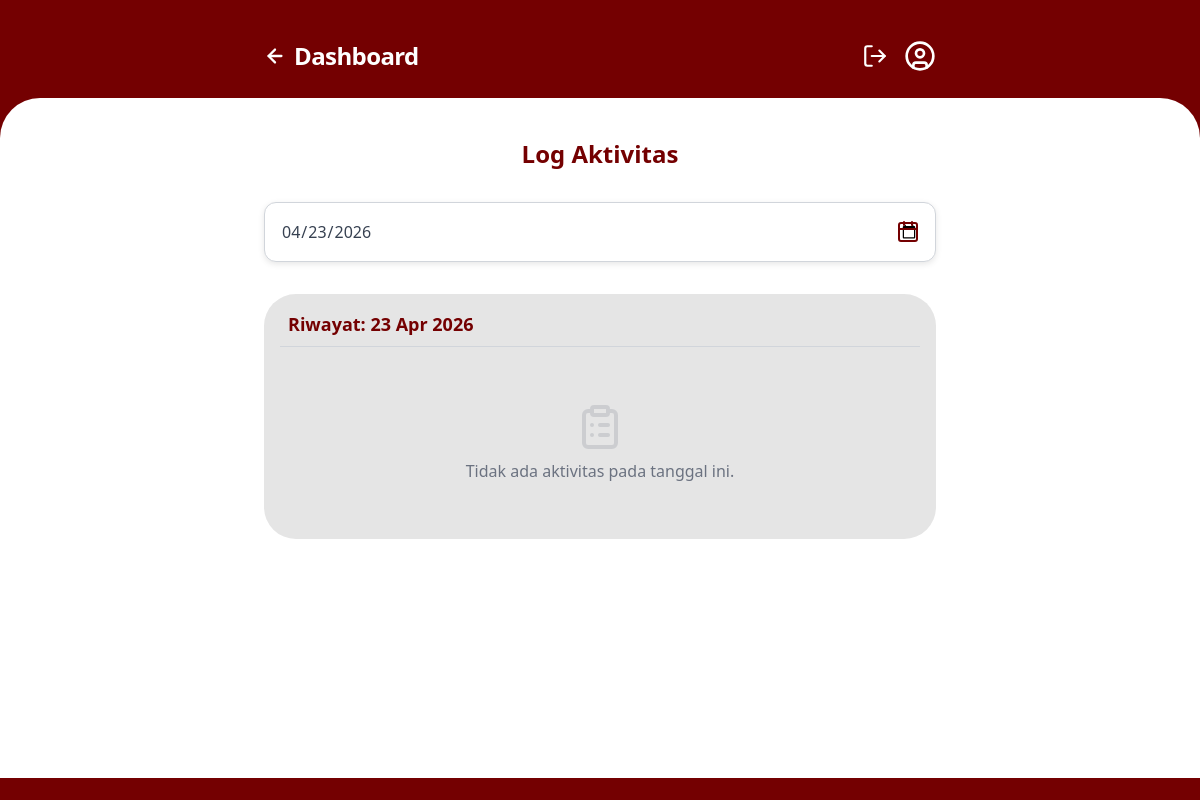
The app's page /log_aktivitas.php (signed in), older data.
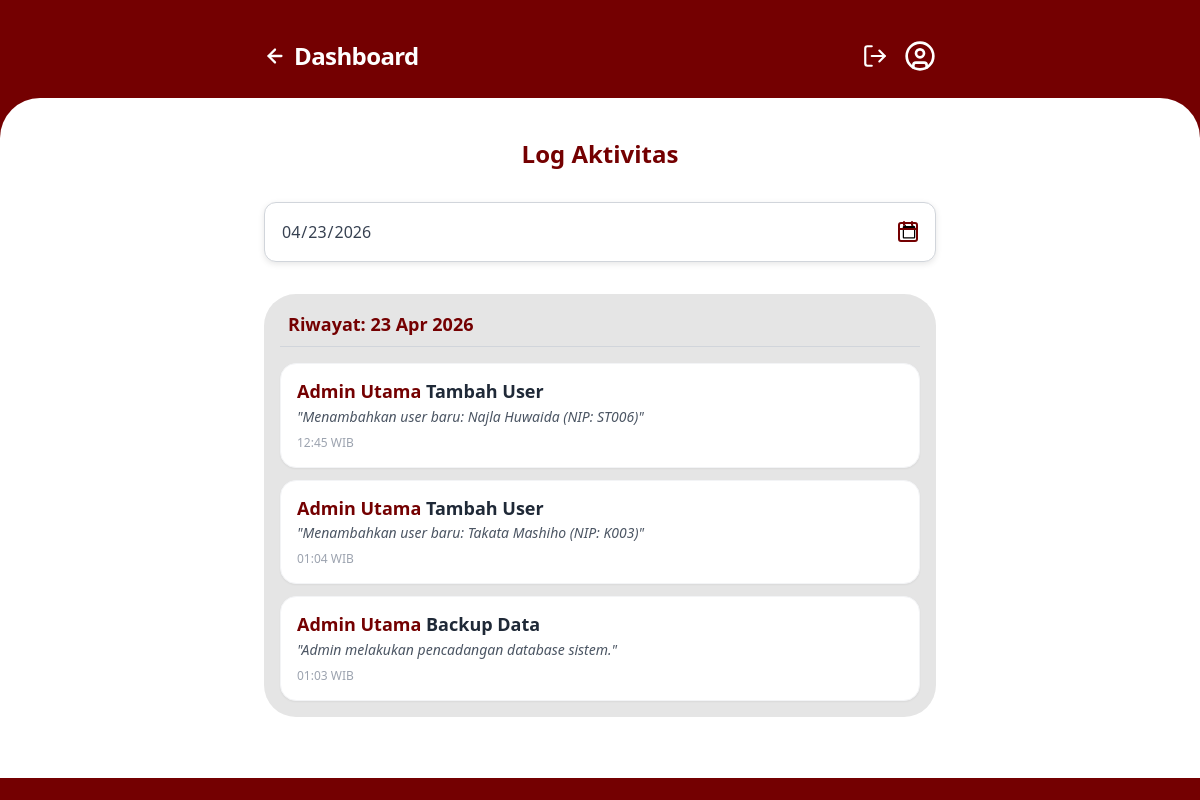
The same page, newer data.
### tables this page shows
CREATE TABLE `activity_logs` (
  `id` int(11) NOT NULL,
  `user_id` int(11) NOT NULL,
  `action` varchar(255) NOT NULL,
  `details` text DEFAULT NULL,
  `timestamp` datetime DEFAULT current_timestamp()
);

CREATE TABLE `users` (
  `id` int(11) NOT NULL,
  `nip` varchar(20) NOT NULL,
  `password` varchar(255) NOT NULL,
  `nama_lengkap` varchar(100) NOT NULL,
  `jabatan` enum('admin','staff','kepala','manajer','supervisor') NOT NULL,
  `email` varchar(100) NOT NULL,
  `no_telp` varchar(20) NOT NULL,
  `alamat` text NOT NULL
);

### log_aktivitas.php (the view, shortened to what this page needs)
<?php
include 'auth.php';
$filter_tgl = isset($_GET['filter_tanggal']) ? $_GET['filter_tanggal'] : date('Y-m-d');
$query_log = mysqli_query($conn, "
    SELECT activity_logs.*, users.nama_lengkap
    FROM activity_logs
    JOIN users ON activity_logs.user_id = users.id
    WHERE DATE(activity_logs.timestamp) = '$filter_tgl'
    ORDER BY activity_logs.timestamp DESC
");
?>
<!DOCTYPE html>
<html lang="id">
<head>
    <script src="https://cdn.tailwindcss.com"></script>
    <?php include 'ui_config.php'; ?>
</head>
<body class="font-sans bg-utama">
    <header class="px-6 pt-10 pb-4 text-white">
        <div class="flex justify-between items-center max-w-2xl mx-auto">
            <a href="dashboard_admin.php" class="flex items-center gap-2 hover:opacity-80 transition-all active:scale-95">
                <svg xmlns="http://www.w3.org/2000/svg" width="22" height="22" viewBox="0 0 24 24" fill="none" stroke="currentColor" stroke-width="2.5" stroke-linecap="round" stroke-linejoin="round">
                    <line x1="19" y1="12" x2="5" y2="12"></line>
                    <polyline points="12 19 5 12 12 5"></polyline>
                </svg>
                <h1 class="text-2xl font-bold tracking-tight">Dashboard</h1>
            </a>
            <div class="flex items-center gap-4">
                <a href="login.php" class="hover:opacity-80 transition-opacity active:scale-90">
                </a>
                <button class="hover:opacity-80 transition-opacity active:scale-90">
                </button>
            </div>
        </div>
    </header>
    <main class="bg-white rounded-t-[40px] mt-[10px] min-h-[calc(100vh-120px)] px-4 pt-10 pb-10">
        <div class="max-w-2xl mx-auto">
            <h2 class="text-center text-utama text-2xl font-bold mb-8">Log Aktivitas</h2>
            <form method="GET" action="" class="mb-8 max-w-2xl mx-auto">
                <div class="relative group">
                    <input type="date" name="filter_tanggal" id="filter_tanggal"
                        value="<?= $filter_tgl ?>"
                        onchange="this.form.submit()"
                        class="w-full px-4 py-4 rounded-xl border border-gray-300 focus:outline-none focus:ring-2 focus:ring-utama/20 shadow-[0_2px_6px_rgba(0,0,0,0.1)] text-gray-700 font-medium bg-white appearance-none cursor-pointer">
                    <div class="absolute right-4 top-1/2 -translate-y-1/2 text-utama pointer-events-none">
                    </div>
                </div>
            </form>
            <div class="bg-[#E5E5E5] rounded-[32px] p-4 space-y-3">
                <h3 class="text-utama font-bold text-lg px-2 mb-4 border-b border-gray-300 pb-2">
                    Riwayat: <?= date('d M Y', strtotime($filter_tgl)) ?>
                </h3>
                <?php if (mysqli_num_rows($query_log) > 0): ?>
                    <?php while ($l = mysqli_fetch_assoc($query_log)): ?>
                        <div class="bg-white rounded-2xl p-4 shadow-sm border border-gray-100 transition-transform active:scale-[0.99]">
                            <p class="font-bold text-gray-800 text-lg leading-tight">
                                <span class="text-utama"><?= htmlspecialchars($l['nama_lengkap']) ?></span>
                                <?= htmlspecialchars($l['action']) ?>
                            </p>
                            <p class="text-gray-600 text-sm mt-1 italic">
                                "<?= htmlspecialchars($l['details']) ?>"
                            </p>
                            <p class="text-gray-400 text-xs mt-2 font-medium">
                                <?= date('H:i', strtotime($l['timestamp'])) ?> WIB
                            </p>
                        </div>
                    <?php endwhile; ?>
                <?php else: ?>
                    <div class="text-center py-10 text-gray-500">
                        <i data-lucide="clipboard-list" class="w-12 h-12 mx-auto mb-2 opacity-20"></i>
                        <p>Tidak ada aktivitas pada tanggal ini.</p>
                    </div>
                <?php endif; ?>
            </div>
        </div>
    </main>
</body>
</html>

Row changes from the older to the newer data that the page shows:
added activity_logs: user.nama_lengkap "Admin Utama", action "Tambah User", details "Menambahkan user baru: Najla Huwaida (NIP: ST006)", timestamp "12:45"
added activity_logs: user.nama_lengkap "Admin Utama", action "Tambah User", details "Menambahkan user baru: Takata Mashiho (NIP: K003)", timestamp "01:04"
added activity_logs: user.nama_lengkap "Admin Utama", action "Backup Data", details "Admin melakukan pencadangan database sistem.", timestamp "01:03"
Text that changed along with them:
text no longer shown: "Tidak ada aktivitas pada tanggal ini."
